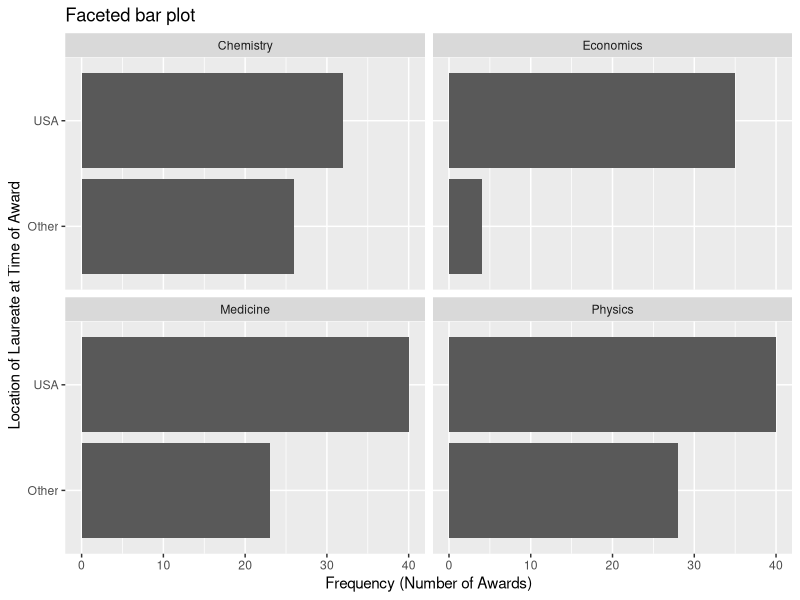
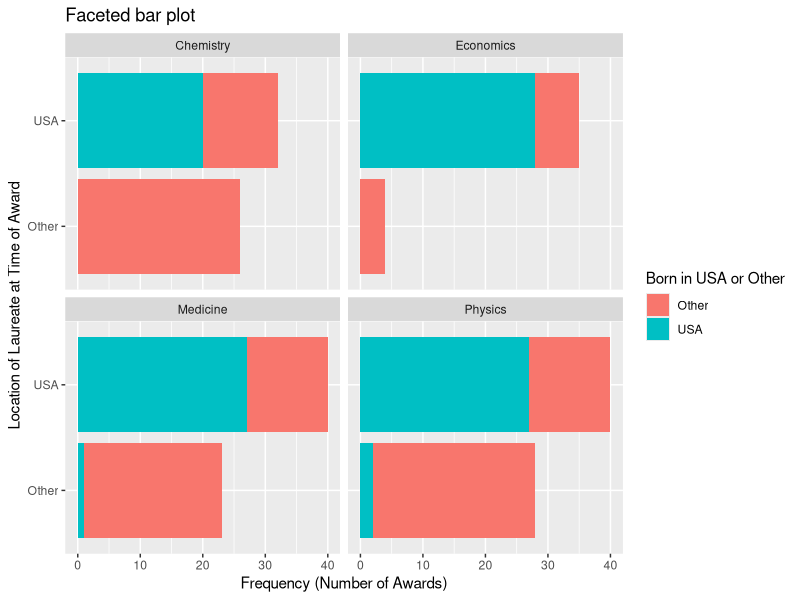

Reproduce these figures in R, in order.
## ---- chunk 1
library(tidyverse) 
## ---- chunk 2
nobel <- read_csv("data/nobel.csv")
## ---- chunk 3
View(nobel)
## ---- chunk 4
nobel %>%
  filter(!is.na(country),
  gender != "org",
  is.na(died_date))
## ---- chunk 5
nobel_living <- nobel %>%
  filter(!is.na(country),
  gender != "org",
  is.na(died_date))
## ---- chunk 6
nobel_living <- nobel_living %>%
  mutate(
    country_us = if_else(country == "USA", "USA", "Other")
  )
## ---- chunk 7
nobel_living_science <- nobel_living %>%
  filter(category %in% c("Physics", "Medicine", "Chemistry", "Economics"))
## ---- chunk 8
ggplot(nobel_living_science, aes(x = country_us)) +
 geom_bar() +
 labs(
   x = "Location of Laureate at Time of Award",
   y = "Frequency (Number of Awards)",
   title = "Faceted bar plot"
 ) +
 facet_wrap(~ category)+
coord_flip()
## ---- chunk 9
nobel_living_science <- nobel_living_science %>%
  mutate(
    born_country_us = if_else(born_country == "USA", "USA", "Other")
  )
nobel_living_science %>% count(born_country_us, sort = TRUE)
## ---- chunk 10
ggplot(nobel_living_science, 
mapping = aes(x = country_us, fill = born_country_us)) +
 geom_bar() +
 labs(
   x = "Location of Laureate at Time of Award",
   y = "Frequency (Number of Awards)",
   title = "Faceted bar plot",
   fill = "Born in USA or Other"
 ) +
 facet_wrap(~ category)+
coord_flip()
## ---- chunk 11
nobel_living_science %>%
filter(country == "USA", born_country == "Other") %>%
count(born_country) %>%
arrange(desc(born_country))
